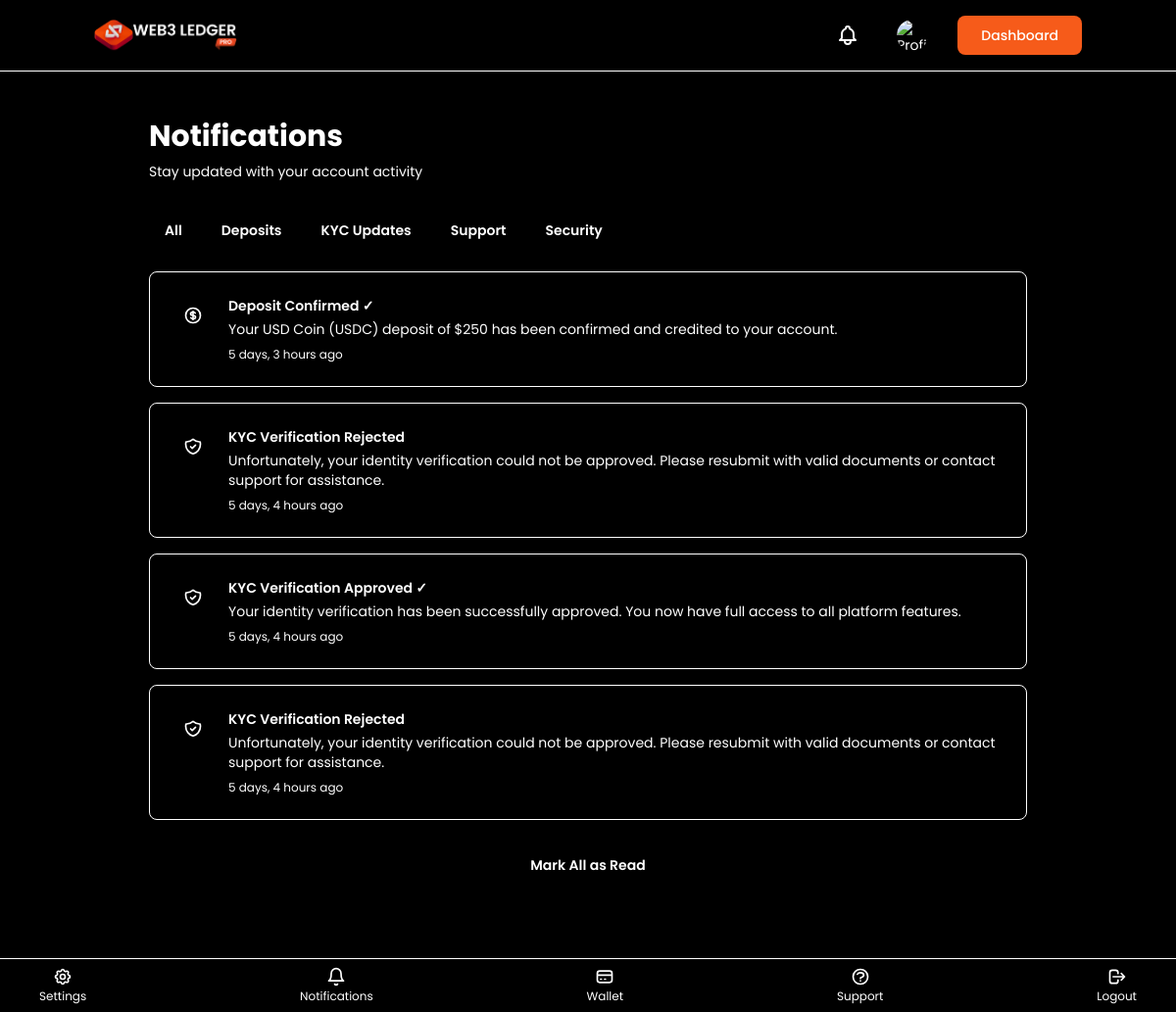
The app's page /notifications/ (signed in) with its own data.
### my_app/models.py (models this page shows, shortened)
class Notification(models.Model):
    TYPE_CHOICES = [
        ('support_ticket', 'Support Ticket'),
        ('support_reply', 'Support Reply'),
        ('kyc_update', 'KYC Update'),
        ('account_update', 'Account Update'),
        ('deposit_confirmed', 'Deposit Confirmed'),
        ('general', 'General'),
        ('system', 'System'),
    ]
    user = models.ForeignKey(User, on_delete=models.CASCADE, related_name='notifications')
    type = models.CharField(max_length=20, choices=TYPE_CHOICES)
    title = models.CharField(max_length=200)
    message = models.TextField()
    is_read = models.BooleanField(default=False)
    support_ticket = models.ForeignKey(SupportTicket, on_delete=models.CASCADE, null=True, blank=True)
    created_at = models.DateTimeField(auto_now_add=True)
    read_at = models.DateTimeField(null=True, blank=True)
    class Meta:
        ordering = ['-created_at']
        verbose_name = "Notification"
        verbose_name_plural = "Notifications"

### my_app/views.py (the view)
# urls.py: path('notifications/', views.notifications, name='notifications'),
@login_required(login_url='/login/')
def notifications(request):
    from .models import Notification
    notifications = Notification.objects.filter(user=request.user)
    unread_notifications = notifications.filter(is_read=False)
    for notification in unread_notifications:
        notification.mark_as_read()
        notification.save()
    return render(request, 'notifications.html', {'notifications': notifications})

### my_app/context_processors.py (called while the page is built)
def dashboard_context(request):
    context = {}
    if request.user.is_authenticated:
        from .models import Notification
        unread_count = Notification.objects.filter(
            user=request.user,
            is_read=False
        ).count()
        context['unread_notifications_count'] = unread_count
    return context

### templates/notifications.html (shortened to what this page needs)
{% extends 'base_dashboard.html' %}
{% block content %}
<div class="min-h-screen bg-darkmode py-12 px-4">
    <div class="max-w-4xl mx-auto">
        <div class="mb-8">
            <h1 class="text-3xl font-bold text-white">Notifications</h1>
            <p class="text-muted mt-2">Stay updated with your account activity</p>
        </div>
        <div class="flex space-x-2 mb-6 overflow-x-auto">
            <button class="px-4 py-2 bg-primary text-darkmode rounded-lg font-semibold whitespace-nowrap" data-filter="all">
                All
            </button>
            <button class="px-4 py-2 bg-section bg-opacity-10 text-muted rounded-lg font-semibold hover:bg-opacity-20 transition whitespace-nowrap" data-filter="deposit">
                Deposits
            </button>
            <button class="px-4 py-2 bg-section bg-opacity-10 text-muted rounded-lg font-semibold hover:bg-opacity-20 transition whitespace-nowrap" data-filter="kyc">
                KYC Updates
            </button>
            <button class="px-4 py-2 bg-section bg-opacity-10 text-muted rounded-lg font-semibold hover:bg-opacity-20 transition whitespace-nowrap" data-filter="support">
                Support
            </button>
            <button class="px-4 py-2 bg-section bg-opacity-10 text-muted rounded-lg font-semibold hover:bg-opacity-20 transition whitespace-nowrap" data-filter="security">
                Security
            </button>
        </div>
        <div class="space-y-4">
            {% if notifications %}
                {% for notification in notifications %}
                <div class="bg-section bg-opacity-10 border border-section border-opacity-20 rounded-lg p-6 {% if not notification.is_read %}border-l-4 border-l-primary{% endif %}">
                    <div class="flex items-start justify-between">
                        <div class="flex items-start space-x-4 flex-1">
                            <div class="w-10 h-10 {% if notification.type == 'deposit_confirmed' %}bg-success{% elif notification.type == 'kyc_update' %}bg-warning{% elif 'support' in notification.type %}bg-blue-500{% else %}bg-section{% endif %} bg-opacity-20 rounded-full flex items-center justify-center flex-shrink-0">
                            </div>
                            <div class="flex-1">
                                <h3 class="text-white font-semibold mb-1">{{ notification.title }}</h3>
                                <p class="text-muted text-sm">{{ notification.message }}</p>
                                <p class="text-muted text-xs mt-2">{{ notification.created_at|timesince }} ago</p>
                            </div>
                        </div>
                    </div>
                </div>
                {% endfor %}
            {% endif %}
        </div>
        {% if notifications %}
        <div class="mt-6 text-center">
            <button class="px-6 py-3 bg-section bg-opacity-10 text-white rounded-lg font-semibold hover:bg-opacity-20 transition">
                Mark All as Read
            </button>
        </div>
        {% endif %}
    </div>
</div>
{% endblock %}

### templates/base_dashboard.html (shortened to what this page needs)
{% load static %}
<!DOCTYPE html>
<html lang="en">
<head>
    <link rel="stylesheet" href="{% static 'css/output.css' %}">
</head>
<body class="bg-darkmode pb-20">
    {% include 'components/navbar_dashboard.html' %}
    {% block content %}{% endblock %}
    {% include 'components/footer_dashboard.html' %}
</body>
</html>

### templates/components/navbar_dashboard.html (shortened to what this page needs)
{% load static %}
<nav id="navbar" class="sticky top-0 z-50 flex w-full items-center justify-between px-4 py-3.5 md:px-16 lg:px-24 transition-colors bg-darkmode bg-opacity-80 backdrop-blur-md border-b border-section border-opacity-20" data-animate="fade-down">
    <a href="/dashboard/">
        <img src="{% static 'assets/WEB-LEDGER-LOGO.png' %}" alt="Web3 Ledger Pro" class="h-8.5 w-auto">
    </a>
    <div class="flex items-center space-x-3 md:space-x-6">
        <a href="/notifications/" class="relative p-1 md:p-2 rounded-lg hover:bg-section hover:bg-opacity-10 transition">
        </a>
        <a href="/profile/" class="p-1 md:p-1.5 rounded-lg hover:bg-section hover:bg-opacity-10 transition">
            <img src="https://www.youngpgvirtual.com/static/profile-thumbnail.webp" alt="Profile" class="w-6 h-6 md:w-8 md:h-8 rounded-full object-cover">
        </a>
        <a href="/dashboard/" class="hidden md:block px-6 py-2.5 rounded-lg font-medium transition" style="background-color: #F65B1A; color: white;">Dashboard</a>
    </div>
</nav>

### templates/components/footer_dashboard.html (shortened to what this page needs)
{% load static %}
<footer class="fixed bottom-0 left-0 right-0 bg-section bg-opacity-20 border-t border-section border-opacity-20 px-4 py-2 backdrop-blur-sm z-40">
    <div class="flex justify-around md:justify-between items-center max-w-md md:max-w-full mx-auto md:mx-6">
        <a href="{% url 'profile' %}" class="flex flex-col items-center gap-0.5 text-muted hover:text-white transition-colors">
            <span class="text-xs">Settings</span>
        </a>
        <a href="{% url 'notifications' %}" class="flex flex-col items-center gap-0.5 text-muted hover:text-white transition-colors">
            <svg class="w-5 h-5" fill="none" stroke="currentColor" viewBox="0 0 24 24">
                <path stroke-linecap="round" stroke-linejoin="round" stroke-width="2" d="M18 8A6 6 0 006 8c0 7-3 9-3 9h18s-3-2-3-9z" />
                <path stroke-linecap="round" stroke-linejoin="round" stroke-width="2" d="M13.73 21a2 2 0 01-3.46 0" />
            </svg>
            <span class="text-xs">Notifications</span>
        </a>
        <a href="{% url 'dashboard' %}" class="flex flex-col items-center gap-0.5 text-muted hover:text-white transition-colors">
            <svg class="w-5 h-5" fill="none" stroke="currentColor" viewBox="0 0 24 24">
                <path stroke-linecap="round" stroke-linejoin="round" stroke-width="2" d="M3 10h18M7 15h1m4 0h1m-7 4h12a3 3 0 003-3V8a3 3 0 00-3-3H6a3 3 0 00-3 3v8a3 3 0 003 3z" />
            </svg>
            <span class="text-xs">Wallet</span>
        </a>
        <a href="{% url 'support' %}" class="flex flex-col items-center gap-0.5 text-muted hover:text-white transition-colors">
            <svg class="w-5 h-5" fill="none" stroke="currentColor" viewBox="0 0 24 24">
                <path stroke-linecap="round" stroke-linejoin="round" stroke-width="2" d="M8.228 9c.549-1.165 2.03-2 3.772-2 2.21 0 4 1.343 4 3 0 1.4-1.278 2.575-3.006 2.907-.542.104-.994.54-.994 1.093m0 3h.01M21 12a9 9 0 11-18 0 9 9 0 0118 0z" />
            </svg>
            <span class="text-xs">Support</span>
        </a>
        <form method="post" action="{% url 'logout' %}" class="inline">
            <button type="submit" class="flex flex-col items-center gap-0.5 text-muted hover:text-red-400 transition-colors">
                <svg class="w-5 h-5" fill="none" stroke="currentColor" viewBox="0 0 24 24">
                    <path stroke-linecap="round" stroke-linejoin="round" stroke-width="2" d="M17 16l4-4m0 0l-4-4m4 4H7m6 4v1a3 3 0 01-3 3H6a3 3 0 01-3-3V7a3 3 0 013-3h4a3 3 0 013 3v1" />
                </svg>
                <span class="text-xs">Logout</span>
            </button>
        </form>
    </div>
</footer>

### records on screen
Notification: title "Deposit Confirmed ✓", message "Your USD Coin (USDC) deposit of $250 has been confirmed and credited to your account.", created_at "5 days, 3 hours"
Notification: type "kyc_update" (drawn), title "KYC Verification Rejected", message "Unfortunately, your identity verification could not be approved. Please resubmit with valid documents or contact support for assistance.", created_at "5 days, 4 hours"
Notification: type "kyc_update" (drawn), title "KYC Verification Approved ✓", message "Your identity verification has been successfully approved. You now have full access to all platform features.", created_at "5 days, 4 hours"
Notification: type "kyc_update" (drawn), title "KYC Verification Rejected", message "Unfortunately, your identity verification could not be approved. Please resubmit with valid documents or contact support for assistance.", created_at "5 days, 4 hours"
